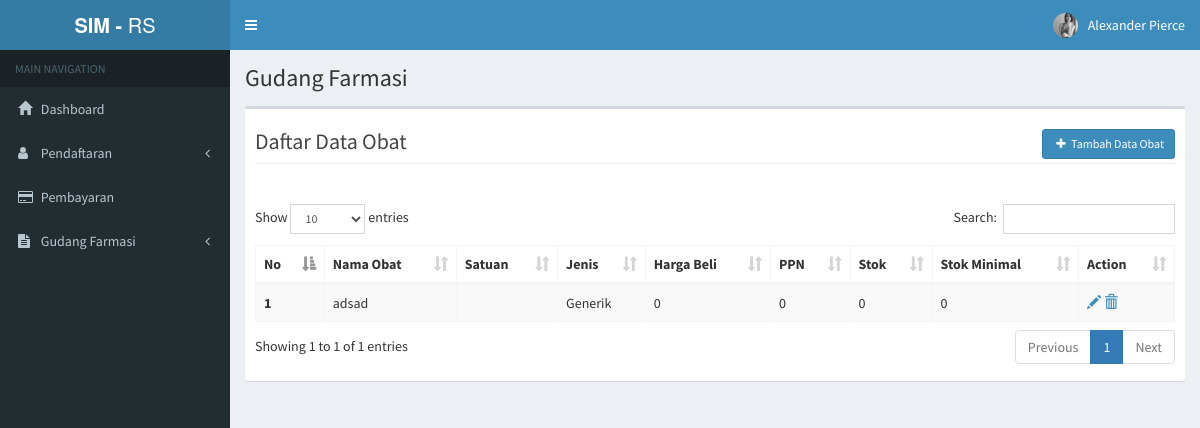
/Frontoffice/c_obat/data_obat (signed in), run on the app's committed database.
### tables this page shows
CREATE TABLE `tb_obat` (
  `id_obat` int(11) NOT NULL,
  `nm_obat` varchar(50) NOT NULL,
  `jn_obat` varchar(50) NOT NULL,
  `satuan` varchar(100) NOT NULL,
  `hrg_beli` int(50) NOT NULL,
  `ppn` int(100) NOT NULL,
  `expire` date NOT NULL,
  `stok_awal` int(100) NOT NULL,
  `stok_minimal` int(100) NOT NULL,
  `aturan` varchar(100) NOT NULL,
  `created` datetime NOT NULL,
  `modified` datetime NOT NULL
);

### application/controllers/Frontoffice/c_obat.php (called while the page is built, shortened)
<?php
class C_obat extends CI_Controller {
	function __construct(){
		$this->load->model('m_obat');
		$this->load->helper('url');
	}
	public function data_obat()
	{
		$data['tb_obat']=$this->m_obat->tampil_data('tb_obat');
		$this->load->view('frontoffice/header');
		$this->load->view('frontoffice/v_dataobat',$data);
		$this->load->view('frontoffice/footer');
	}
}

### index.php (called while the page is built, shortened)
<?php
require_once BASEPATH.'core/CodeIgniter.php';

### application/models/m_obat.php (called while the page is built, shortened)
<?php
	class M_obat extends CI_Model{
		function tampil_data($table){
			return $this->db->get($table)->result();
		}
	}
?>

### application/views/frontoffice/v_dataobat.php (the view, shortened to what this page needs)
<div class="content-wrapper">
  <section class="content-header">
    <h1>
      Gudang Farmasi
    </h1>
  </section>
  <section class="content">
    <div class="row">
      <div class="col-xs-12">
        <div class="box">
          <div class="box-header">
            <h3 class="page-header">Daftar Data Obat
              <a style="float:right;" type="button" class="btn btn-primary btn-sm" href="<?php echo base_url()."frontoffice/c_obat/tambah_obat"?>"><i class="fa fa-fw fa-plus"></i> Tambah Data Obat</a>
            </h3>
          </div>
          <div class="box-body">
            <table id="example1" class="table table-bordered table-striped">
              <thead>
              <tr>
                <th>No</th>
                <th>Nama Obat</th>
                <th>Satuan</th>
                <th>Jenis</th>
                <th>Harga Beli</th>
                <th>PPN</th>
                <th>Stok</th>
                <th>Stok Minimal</th>
                <th>Action</th>
              </tr>
              </thead>
              <tbody>
              <?php $no = 1; ?>
              <?php
              foreach ($tb_obat as $l){
              ?>
              <tr>
                <th><?php echo $no++?></th>
                <td><?php echo $l->nm_obat?></td>
                <td><?php echo $l->satuan?></td>
                <td><?php echo $l->jn_obat?></td>
                <td><?php echo $l->hrg_beli?></td>
                <td><?php echo $l->ppn?></td>
                <td><?php echo $l->stok_awal?></td>
                <td><?php echo $l->stok_minimal?></td>
                <td>
                  <a type="button" title="Edit Data" href="<?php echo base_url()."frontoffice/c_obat/edit_obat/".$l->id_obat ?>"><i class="glyphicon glyphicon-pencil"></i></a>
                  <a type="button" title="Hapus Data" href="<?php echo base_url()."frontoffice/c_obat/hapus_obat/".$l->id_obat ?>"><i class="glyphicon glyphicon-trash"></i></a>
                </td>
              </tr>
              <?php } ?>
              </tbody>
            </table>
          </div>
        </div>
      </div>
    </div>
  </section>
</div>

### data on the page
tb_obat: nm_obat "adsad", jn_obat "Generik", hrg_beli "0", ppn "0", stok_awal "0", stok_minimal "0"
